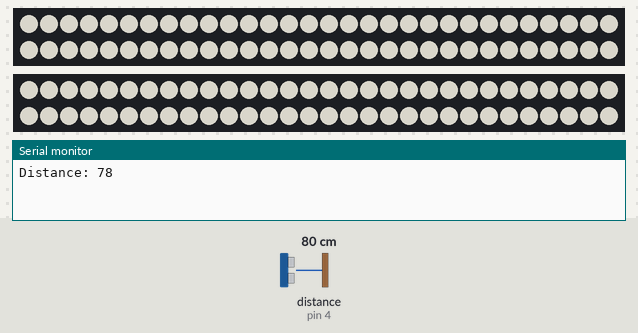
A sketch run on a simulated Arduino Uno, built with avr-gcc and run on an emulated ATmega328P. Parts: 2 × 60 RGB LEDs in strip order, left to right, continuing on the next row, the last lines printed to the serial monitor. Wiring (inferred from the names in the program): ultrasonic range finder: trigger pin 2; echo pin 4. The inputs (shaded band) are chosen by the test bench; at power-on: distance to the obstacle (sensor on pin 4) 80 cm. The echo pulse lasts 58.3 µs per cm; dim RGB values are drawn brighter than linear.

Above: at 18.0 s.
18.1 s: distance to the obstacle (sensor on pin 4) set to 10 cm
33.1 s: distance to the obstacle (sensor on pin 4) set to 7 cm
At 41.2 s:
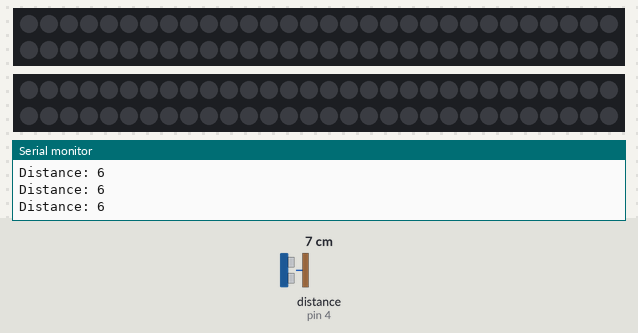
48.1 s: distance to the obstacle (sensor on pin 4) set to 9 cm
At 49.3 s:
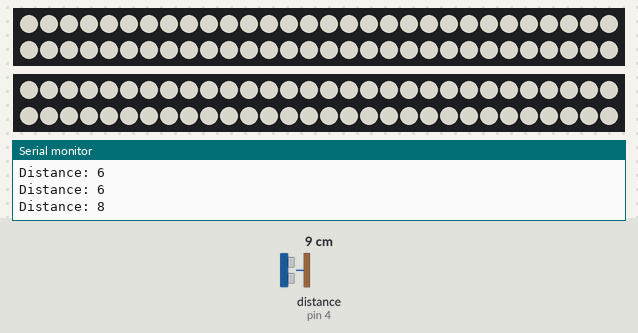
63.1 s: distance to the obstacle (sensor on pin 4) set to 2 cm
At 69.6 s:
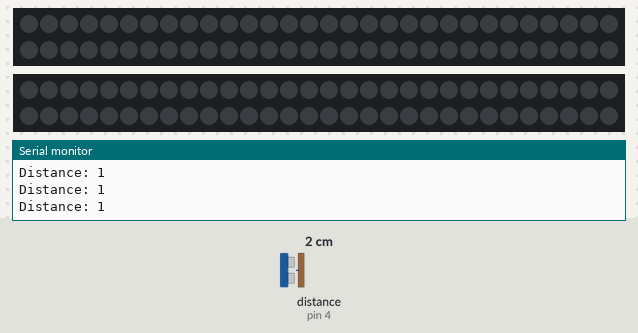
Timing chart, 0 to 71.1 s (numbered marks = the images above; inputs shaded):
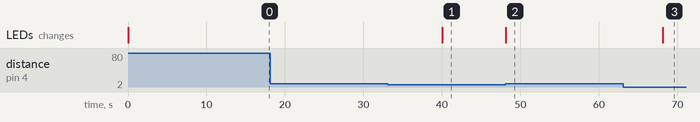

Measured:
- the behaviour switches between 9 and 8 cm on distance to the obstacle (sensor on pin 4) (found by bisection; images 0 and 1)
- after the input at 33.1 s, the LEDs: change after 6.9 s (image 1)
- after the input at 48.1 s, the LEDs: change at once (image 2)
- after the input at 63.1 s, the LEDs: change after 5.0 s (image 3)

The sketch:

PantryLight.ino
```cpp
// (licence header left out)
#include <Adafruit_NeoPixel.h>

#define NUMPIXELS 60
#define STRIP1 11
#define STRIP2 12

const int trigPin = 2, echoPin = 4;

Adafruit_NeoPixel pixels1(NUMPIXELS, STRIP1, NEO_GRB + NEO_KHZ800);
Adafruit_NeoPixel pixels2(NUMPIXELS, STRIP2, NEO_GRB + NEO_KHZ800);

#define DELAYVAL 20000 // Time in milliseconds to keep lights on

void setPixelColors(Adafruit_NeoPixel &strip, uint32_t color) {
  for (int i = 0; i < NUMPIXELS; i++) {
    strip.setPixelColor(i, color);
  }
}

void setup() {
  pinMode(trigPin, OUTPUT);
  pinMode(echoPin, INPUT);
  Serial.begin(9600);
  pixels1.begin();
  pixels2.begin();
  pixels1.setBrightness(150);
  pixels2.setBrightness(150);
}

void loop() {
  digitalWrite(trigPin, LOW);
  delayMicroseconds(2);
  digitalWrite(trigPin, HIGH);
  delayMicroseconds(10);
  digitalWrite(trigPin, LOW);

  long duration = pulseIn(echoPin, HIGH);
  int distance = duration * 0.034 / 2;

  Serial.print("Distance: ");
  Serial.println(distance);

  if (distance >= 8) {
    setPixelColors(pixels1, pixels1.Color(240, 237, 225));
    setPixelColors(pixels2, pixels2.Color(240, 237, 225));
    pixels1.show();
    pixels2.show();
    delay(DELAYVAL);
  } else if (distance <= 7) {
    pixels1.clear();
    pixels2.clear();
    pixels1.show();
    pixels2.show();
  }
}
```
